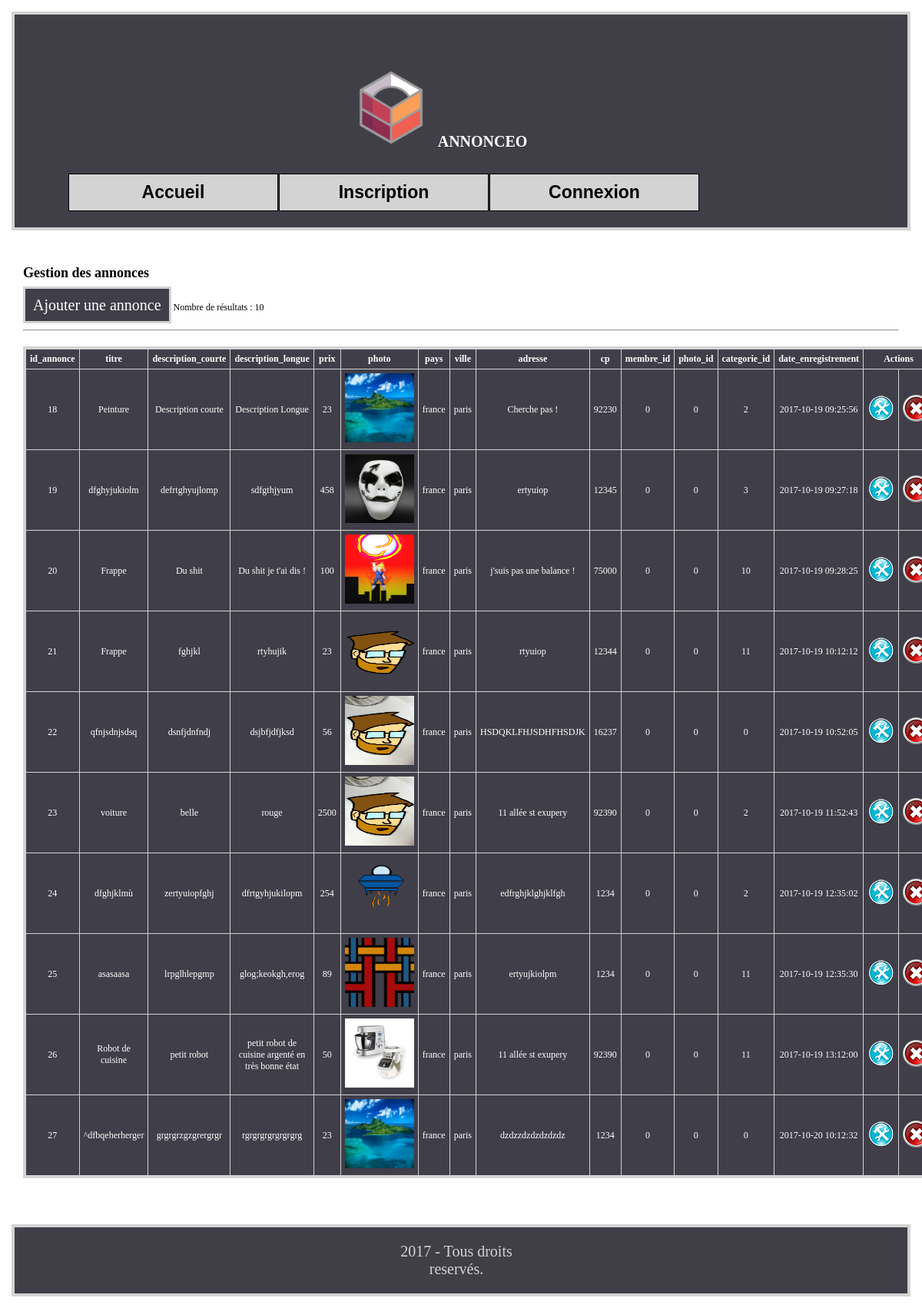
The app's page /backoffice/gestion_des_annonces.php with its own data.
### tables this page shows
CREATE TABLE `annonce` (
  `id_annonce` int(3) NOT NULL,
  `titre` varchar(255) NOT NULL,
  `description_courte` varchar(255) NOT NULL,
  `description_longue` text NOT NULL,
  `prix` int(11) NOT NULL,
  `photo` varchar(200) NOT NULL,
  `pays` varchar(50) NOT NULL,
  `ville` varchar(50) NOT NULL,
  `adresse` varchar(50) NOT NULL,
  `cp` int(5) NOT NULL,
  `membre_id` int(3) NOT NULL,
  `photo_id` int(3) NOT NULL,
  `categorie_id` int(3) NOT NULL,
  `date_enregistrement` datetime NOT NULL
);

### inc/fonctions.php (called while the page is built, shortened)
<?php
function userConnecte(){
    if (isset($_SESSION['membre'])) {
        return TRUE;
    }else{
        return FALSE;
    }
}

### inc/init.inc.php (called while the page is built, shortened)
<?php
$msg ='';
$page = '';
$contenu = '';
require('fonctions.php');
?>

### backoffice/gestion_des_annonces.php (the view, shortened to what this page needs)
<?php
require_once('../inc/init.inc.php');
require_once('../inc/header.php');
$resultat = $pdo -> query("SELECT * FROM annonce");
$annonces = $resultat -> fetchAll(PDO::FETCH_ASSOC);
$contenu .= 'Nombre de résultats : ' . $resultat ->rowCount() . '<br><hr>';
$contenu .= $msg;
$contenu .= '<table class="ges_tab" border="1">';
$contenu .= '<tr>';
for ($i = 0; $i < $resultat -> columnCount(); $i++) {
    $colonne = $resultat -> getColumnMeta($i);
    $contenu .= '<th>' . $colonne['name'] . '</th>';
}
$contenu .= '<th colspan="2">Actions</th>';
$contenu .= '</tr>';
foreach ($annonces as $valeur) {
    $contenu .= "<tr>";
        foreach ($valeur as $indice => $valeur2) {
            if ($indice == 'photo') {
                $contenu .= '<td><img src="' . $valeur2 . '" height="90" width="90"></td>';
            }
            else {
                $contenu .= '<td>' . $valeur2 . '</td>';
            }
        }
        $contenu .= '<td><a href="?action=modification&id_annonce='. $valeur['id_annonce'] .'"><img src="../libs/modi.png"></a></td>';
        $contenu .= '<td><a onclick="confirm(\'Etes-vous certain de vouloir supprimer cette annonce' . $valeur['id_annonce'] . '\');" href="supprimer_annonce.php?id=' . $valeur['id_annonce'] . '"><img src="../libs/supp.png"></a></td>';
    $contenu .= "</tr>";
}
$contenu .= '</table>';
$contenu .= "<br>";
?>
<h1>Gestion des annonces</h1>
<a class="add_ann" href="../depose_annonce.php">Ajouter une annonce</a>
<?= $contenu ?>
<?php
require_once('../inc/footer.php');
?>

### inc/header.php (shortened to what this page needs)
<!DOCTYPE html>
<html>
    <head>
        <link rel="stylesheet" href="<?= RACINE_SITE ?>css/style.css"/>
    </head>
    <body>
        <header>
			<div class="conteneur">
                <img src="<?= RACINE_SITE ?>libs/logo.png" alt="">
				<span>
					<a href="" title="Mon Site">Annonceo</a>
                </span>
				<nav>
                    <div id="na">
                        <ul id="menu">
                            <?php if(userConnecte()) : ?>
                                <li><a class="<?=( $page == 'Profil') ? 'active' : '' ?>" href="<?= RACINE_SITE ?>profil.php">Profil</a></li>
                                <li><a class="<?=( $page == 'Index') ? 'active' : '' ?>" href="<?= RACINE_SITE ?>index.php">Accueil</a></li>
                                <li><a class="<?=( $page == 'Depose Annonce') ? 'active' : '' ?>" href="<?= RACINE_SITE ?>depose_annonce.php">Déposer Annonce</a></li>
                            <?php else : ?>
                                <li><a class="<?=( $page == 'Index') ? 'active' : '' ?>" href="<?= RACINE_SITE ?>index.php">Accueil</a></li>
            					<li><a class="<?=( $page == 'Inscription') ? 'active' : '' ?>" href="<?= RACINE_SITE ?>inscription.php">Inscription</a></li>
            					<li><a class="<?=( $page == 'Connexion') ? 'active' : '' ?>" href="<?= RACINE_SITE ?>connexion.php">Connexion</a></li>
                            <?php endif; ?>
                        </ul>
                    </div>
				</nav>
			</div>
        </header>
        <section>
			<div class="conteneur">

### inc/footer.php (shortened to what this page needs)
</div>
</section>
<footer>
<div class="conteneur" style="color:lightgrey;">
    <?= date('Y') ?> - Tous droits reservés.
</div>
</footer>
</body>
</html>

### css/style.css (style rules this page uses)
* { margin: 0; }
body { font-family : verdana; font-size: 12px; }
a { text-decoration: none; color: #000; }
.conteneur { margin: 0 auto; max-width: 1460px; }
header { background: #403F48; padding: 70px; text-align: center; font-size: 20px; margin: 15px; border: 4px solid lightgrey; }
header img { width: 10%; }
header span { color: #fff; font-weight: bold; text-transform: uppercase; margin-right: 5%; }
header nav { display: inline; }
header a { color: #ffffff; text-decoration: none; padding: 23px 5px; }
section { padding: 30px; min-height: 800px; }
footer { background: #403F48; padding: 20px; text-align: center; font-size: 20px; margin: 15px; border: 4px solid lightgrey; display: inline; float: left; overflow: hidden; padding-left: 41%; padding-right: 42%; }
#menu, #menu ul { padding : 0; margin : 0; list-style : none; line-height : 21px; text-align : center; }
#menu { font-weight : bold; font-family : Arial; font-size : 12px; }
#menu a { display: block; padding: 0; background: lightgrey; color: #000; text-decoration: none; width: 245px; font-size: 23px; padding: 13px; }
#menu li { float : left; border-right : 1px solid #fff; }
html>body #menu li { border-right: 1px solid transparent ; }
#na { margin-top: 30px; }
#menu a { border: 1px solid black; }
.ges_tab { border: 4px solid lightgrey; background: #403e48; color: white; margin: 0 auto; }
.add_ann { border: 3px solid lightgrey; background: #403e48; color: white; padding: 10px; font-size: 20px; }
table { border-collapse: collapse; }
hr { margin: 20px 0; }
h1 { margin-bottom: 20px; }
table tr td { text-align: center; }
td, th { padding: 5px; }

### records on screen
annonce: id_annonce "18", titre "Peinture", description_courte "Description courte", description_longue "Description Longue", prix "23", photo (picture), pays "france", ville "paris", adresse "Cherche pas !", cp "92230", membre "0", photo "0", categorie "2", date_enregistrement "2017-10-19 09:25:56"
annonce: id_annonce "19", titre "dfghyjukiolm", description_courte "defrtghyujlomp", description_longue "sdfgthjyum", prix "458", photo (picture), pays "france", ville "paris", adresse "ertyuiop", cp "12345", membre "0", photo "0", categorie "3", date_enregistrement "2017-10-19 09:27:18"
annonce: id_annonce "20", titre "Frappe", description_courte "Du shit", description_longue "Du shit je t'ai dis !", prix "100", photo (picture), pays "france", ville "paris", adresse "j'suis pas une balance !", cp "75000", membre "0", photo "0", categorie "10", date_enregistrement "2017-10-19 09:28:25"
annonce: id_annonce "21", titre "Frappe", description_courte "fghjkl", description_longue "rtyhujik", prix "23", photo (picture), pays "france", ville "paris", adresse "rtyuiop", cp "12344", membre "0", photo "0", categorie "11", date_enregistrement "2017-10-19 10:12:12"
annonce: id_annonce "22", titre "qfnjsdnjsdsq", description_courte "dsnfjdnfndj", description_longue "dsjbfjdfjksd", prix "56", photo (picture), pays "france", ville "paris", adresse "HSDQKLFHJSDHFHSDJK", cp "16237", membre "0", photo "0", categorie "0", date_enregistrement "2017-10-19 10:52:05"
annonce: id_annonce "23", titre "voiture", description_courte "belle", description_longue "rouge", prix "2500", photo (picture), pays "france", ville "paris", adresse "11 allée st exupery", cp "92390", membre "0", photo "0", categorie "2", date_enregistrement "2017-10-19 11:52:43"
annonce: id_annonce "24", titre "dfghjklmù", description_courte "zertyuiopfghj", description_longue "dfrtgyhjukilopm", prix "254", photo (picture), pays "france", ville "paris", adresse "edfrghjklghjklfgh", cp "1234", membre "0", photo "0", categorie "2", date_enregistrement "2017-10-19 12:35:02"
annonce: id_annonce "25", titre "asasaasa", description_courte "lrpglhlepgmp", description_longue "glog;keokgh,erog", prix "89", photo (picture), pays "france", ville "paris", adresse "ertyujkiolpm", cp "1234", membre "0", photo "0", categorie "11", date_enregistrement "2017-10-19 12:35:30"
annonce: id_annonce "26", titre "Robot de cuisine", description_courte "petit robot", description_longue "petit robot de cuisine argenté en très bonne état", prix "50", photo (picture), pays "france", ville "paris", adresse "11 allée st exupery", cp "92390", membre "0", photo "0", categorie "11", date_enregistrement "2017-10-19 13:12:00"
annonce: id_annonce "27", titre "^dfbqeherherger", description_courte "grgrgrzgzgrergrgr", description_longue "rgrgrgrgrgrgrgrg", prix "23", photo (picture), pays "france", ville "paris", adresse "dzdzzdzdzdzdzdz", cp "1234", membre "0", photo "0", categorie "0", date_enregistrement "2017-10-20 10:12:32"

### other values on screen
$resultat ->rowCount() "10"
$colonne['name'] "id_annonce"
$colonne['name'] "titre"
$colonne['name'] "description_courte"
$colonne['name'] "description_longue"
$colonne['name'] "prix"
$colonne['name'] "photo"
$colonne['name'] "pays"
$colonne['name'] "ville"
$colonne['name'] "adresse"
$colonne['name'] "cp"
$colonne['name'] "membre_id"
$colonne['name'] "photo_id"
$colonne['name'] "categorie_id"
$colonne['name'] "date_enregistrement"
